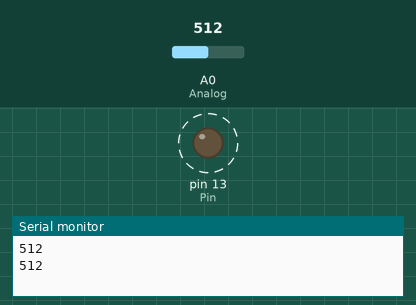
This sketch was run on a simulated Arduino Uno, built with avr-gcc and run on an emulated ATmega328P. On the bench: output pins drawn as LEDs (lit = HIGH), the last lines printed to the serial monitor. Dashed ring = blinking. Inputs (shaded band) come from the test bench; at power-on: A0 (Analog) = 512.

Above: at 1.8 s.
1.9 s: A0 (Analog) set to 306
At 2.2 s:
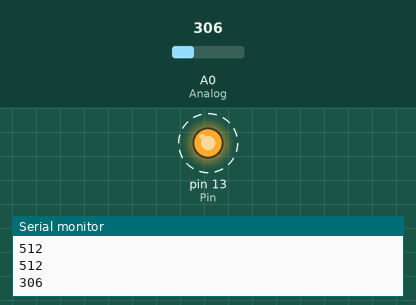
5.4 s: A0 (Analog) set to 122
At 5.56 s:
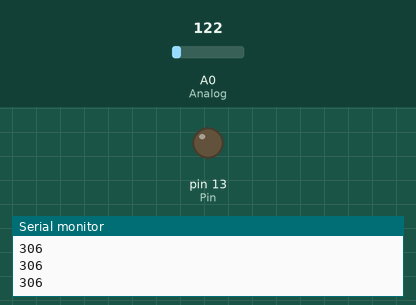
Timing chart, 0 to 14.9 s (numbered marks = the images above; inputs shaded):
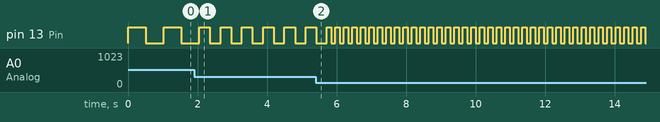

The sketch:

Circuit1B.ino
```cpp
int BAUDRATE =  9600;
int Pin      = 13;
int delayTime = 2000;
int potPosition;
char Analog = A0;
void setup() {
  // put your setup code here, to run once:
  Serial.begin(BAUDRATE);

  pinMode(Pin, OUTPUT);
}

void loop() {
  // put your main code here, to run repeatedly:
  potPosition = analogRead(Analog);
  Serial.println(potPosition);

  digitalWrite(Pin,  HIGH);
  delay(potPosition);

  digitalWrite(Pin, LOW);
  delay(potPosition);
}
```

Measured:
- after the input at 1.9 s, pin 13 (Pin): alternates HIGH for 0.31 s and LOW for 0.31 s, starting after 0.46 s
- by itself, pin 13 (Pin): alternates HIGH for 0.51 s and LOW for 0.51 s
